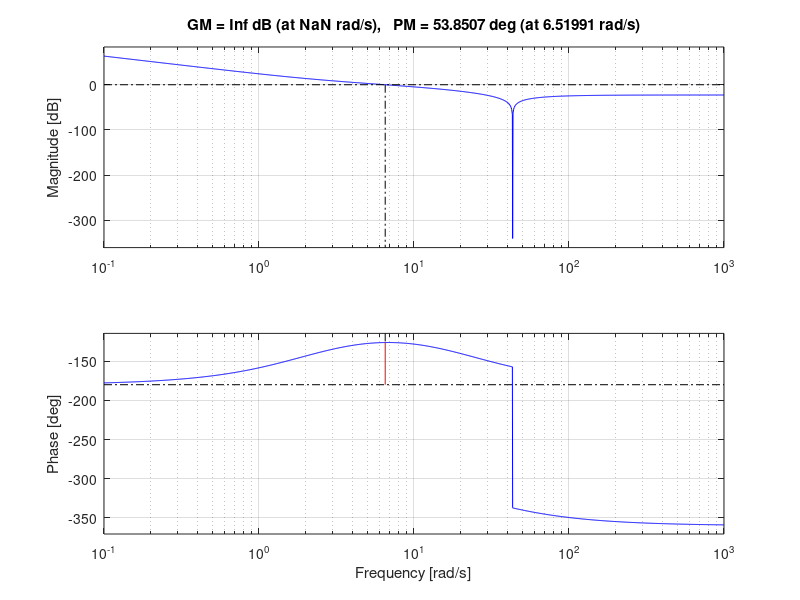
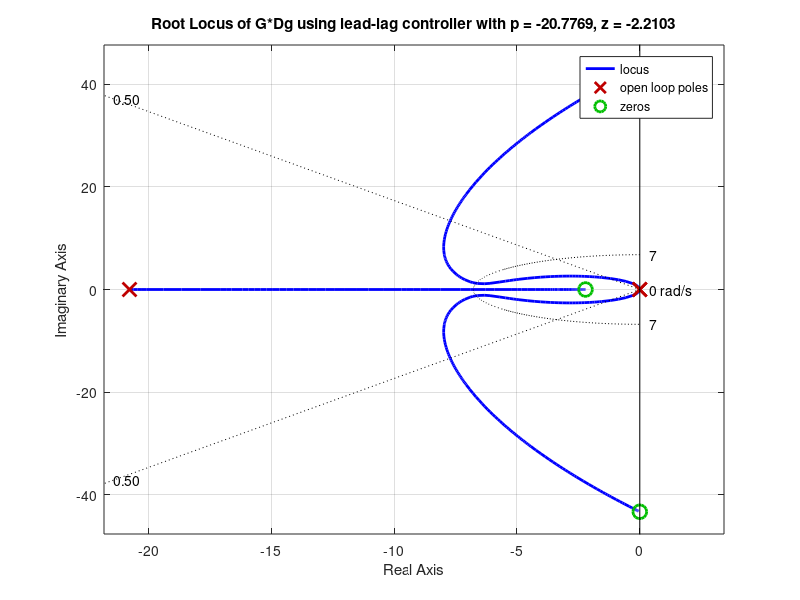
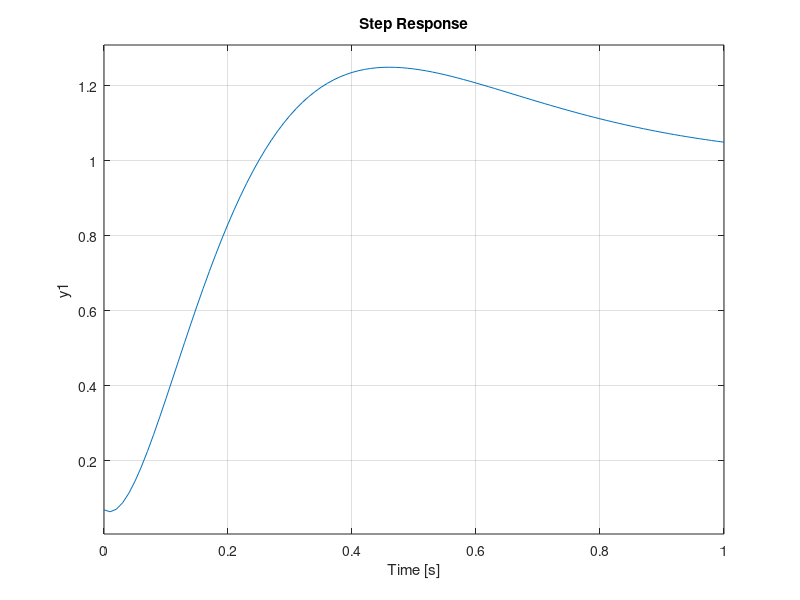

The MATLAB script that drew these images, in order: (Note: this script raises an error after producing the figures.)
%RR textbook: http://robotics.ucsd.edu/RR.pdf

% SSH Key: 192.168.7.2

close all
addpath(genpath('C:\Users\15103\MAE144_RR\RR'))

%% Define phisical properties of system
g = 9.81;% m/s^2

%Measurement of moment of inertia: https://www.youtube.com/watch?v=nwgd1CV__rs&t=342s
m = 1.315; % kg
d = 0.143;%distance from gimbal pivot to cg_tot
strrad = 0.08255;% m
strlen = 0.55;% m
Txtot = 32.35/10; % oscilation period
Tytot = 29.3/10; % oscilation period

Ixtot = m*g*Txtot^2*strrad^2/(4*pi^2*0.55);%motor on the side
Iytot = m*g*Tytot^2*strrad^2/(4*pi^2*0.55);%motor on top

%from InnerGimbalAssembly_mobile
zcgpx = 0.0305;%m z distance from pivot to cg of 2-axis gimbal assembly
Ixxp_cg = 0.0007162665;%kg*m^2 moment of inertia about cg
mpx = 0.28867;%kg

% from InnerGimbalAssembly_mobile_y
zcgpy = 0.03495;%m z distance from pivot to cg of 1-axis gimbal assembly
Iyyp_cg = 0.000701359;%kg*m^2; moment of inertia about cg
mpy = 0.25211;%kg

%parallel axis theorem to get I about pivot points
Ixp = Ixxp_cg + zcgpx^2*mpx;
Iyp = Iyyp_cg + zcgpy^2*mpy;

tau = sqrt(d/g);% time constant

F = m*g;%Thrust from propeller
s = tf('s');

G = (d*F +s^2*Ixp)/(s^2*Ixtot); % Attitude Dynamics
H = F/(m*s^2); % Translation Dynamics
J = 1/(m*s^2);% Altitude Dynamics TODO


%% Attitude controller design
%RR page 10-9
% The frequency at which the closed-loop gain falls below 0.7, and thus the output ceases to track the reference input faithfully, is the bandwidth, ωBW .


% BW  = 1/(2*pi*tau);
tr_phi = 2.2*tau;
% tr = 0.5; % Rise time % From SLC Example in RR 10-31
ts_phi = 1; % Settling time
% eq8.17
wn_phi = 1.8/tr_phi; % Natural frequency
sigma = 4.6/ts_phi;
% zeta = sigma/wn; % Damping ratio
zeta_phi = 0.5;%from max overshoot M = 0.15 RR 10-9
% wd = wn*sqrt(1-zeta^2);% Damped natural frequency
%eq 10.8
wbw = 1.4*wn_phi; % Bandwidth frequency
wg_phi = wn_phi; % Crossover frequency
% wp = 1; % Phase crossover frequency
alpha_lead_phi = 9.4; % alpha = p/z 9 good
% alpha_lag = 100;% alpha = z/p

% p = -12;
% z = -1.5;

% p = -10*wg^2;
% z = p/10;

% p = -sqrt(10*wg^2);
% z = p/10;

p_lead_phi = -wg_phi*sqrt(alpha_lead_phi);
z_lead_phi = -wg_phi/sqrt(alpha_lead_phi);
% plead = wg*sqrt(alpha_lead);
% zlead = wg/sqrt(alpha_lead);
% plag =  wg*sqrt(alpha_lag);
% zlag =  wg/sqrt(alpha_lag);

% K = 3.84;% From root locus
K_phi = 3.16;% for alpha = 9, K = 3.1
D_phi = (s-z_lead_phi)/(s-p_lead_phi);% Lead-Lag attitude controller
D1doug = (0.1859*s+1)/(0.0664*s+1);
K1doug = 1.37;
D2doug = (0.11065*s + 1)/(0.0461*s + 1);
K2doug = 0.85;
% Dg = ((s+zlead)/(s+plead))*(s+zlag)/(s+plag);
DGc = feedback(K_phi*D_phi*G,1); % closed loop

%% Position (x) Controller Design
tr_x = 10*tr_phi; % Rise time
% ts = 15; % Settling time
% M = 0.05; % Max overshoot
% % eq8.17
% wnh = 1.8/tr; % Natural frequency
% sigma = 4.6/ts;
% % zeta = sigma/wn; % Damping ratio
zeta_x = 0.7; % Max overshoot of 0.05
% wd = wn*sqrt(1-zeta^2);% Damped natural frequency
% %eq 10.8
% wbw = 1.4*wnh; % Bandwidth frequency
% wgh = wnh; % Crossover frequency
% % wp = 1; % Phase crossover 
% 
% ph = -1;
% zh = -0.1;
% % p = -sqrt(10*wg^2);
% % z = p/10;
% Kh = 0.32;% From root locus
% % Kh = 0.796;g
% 
% Dh = (s-zh)/(s-ph);% Lead-Lag position controller
% DHc = feedback(Kh*Dh*H,1); % closed loop
% 

%% Plotting

% % Plot Open Bode and Root Locus of G
% % fig1 = figure(1);
% % bode(G)
% % fig2 = figure(2);
% % rlocus(G)
% % step(G)
% 
% Plot Bode and Root Locus of GDh
fig3 = figure(3);
% bodeg = bodeplot(K*Dg*G);
margin(K_phi*D_phi*G)
% 
fig4 = figure(4);
rlocus(G*D_phi)
sgrid(zeta_phi,wn_phi)
title(['Root Locus of G*Dg using lead-lag controller with p = ', num2str(p_lead_phi), ', z = ', num2str(z_lead_phi)])

% Closed-Loop step response of D*G

figure(5)
hold on
step(DGc)
% xline(tr,'--')
yline(0.9, '--')
yline(1.02, '--')
hold off
SG = stepinfo(DGc);

figure(6)
hold on
margin(DGc)
% bodeg_closed = bodeplot(DGc);
hold off
figure(7)
hold on
rlocus(D1doug*G)
sgrid(0.7,7)
hold off
figure(8)
margin(feedback(K1doug*D1doug*G,1))

figure(9)
rlocus(D2doug*K1doug*D1doug*G)
sgrid(0.7,7)

figure(10)
margin(feedback(K2doug*D2doug*K1doug*D1doug*G,1))

figure(11)
step(feedback(K2doug*D2doug*K1doug*D1doug*G,1))
% Plot Open Bode and Root Locus of H
% fig7 = figure(7);
% bode(H)
% fig8 = figure(8);
% rlocus(H)
% % step(H)

% % Plot Bode and Root Locus of HDh
% fig9 = figure(9);
% bodeh = bodeplot(Kh*Dh*H);
% % test2 = getoptions(test);
% % test2.Ylim = {[-30, 100],[-190 300]};
% % setoptions(test,test2);
% 
% fig10 = figure(10);
% rlocus(H*Dh)
% sgrid(zetah,wnh)
% title(['Root Locus of H*Dh using lead-lag controller with p = ', num2str(ph), ', z = ', num2str(zh)])
% 
% figure(11)
% step(DHc)
% 
% % figure(12)
% % impulse(DHc)













%% Old Position Controller from v2
tr_x = 10*tr_a;% slow dynamics
%use same zeta
wn_x = 1.8/tr_x;
%use same PM

% PM1_x = 55; %PM/2;% create half of phase margin with 1st lead compensator
% a1 = (1+sind(PM1_x))/(1-sind(PM1_x));% https://www.youtube.com/watch?v=rH44ttR3G4Q time: 10:50
% b1 = 1/(wn_x*sqrt(a1));
% 
% D1_x = (a1*b1*s+1)/(b1*s+1);
% 
% figure(7)% Root Locus for uncontrolled G2
% rlocus(G_x)
% 
% figure(8)% Bode for uncontrolled G2
% margin(G_x)
% 
% figure(9)% Root Locus for 1st lead compensator
% rlocus(D1_x*G_x)
% sgrid(zeta,wn_x)
% 
% %from fig(9)
% K1_x = 0.014;
% 
% figure(10)% Open-Loop Bode for 1st lead compensator
% margin(K1_x*D1_x*G_x)
% 
% %from fig(11)
% wn2_x = 0.947;% rad/s
% PM1true_x = 53.5;% degrees
% 
% PM2_x = PM - PM1true_x;% create rest of phase margin with compensator 2
% a2 = (1+sind(PM2_x))/(1-sind(PM2_x));
% b2 = 1/(wn2_x*sqrt(a2));
% 
% D2_x = (a2*b2*s+1)/(b2*s+1);
% 
% figure(12) % Root Locus for 2nd lead compensator
% rlocus(D2_x*K1_x*D1_x*G_x)
% sgrid(zeta,wn_x)
% 
% %from fig(12)
% K2_x = 1.15;
% 
% figure(13) % Open-Loop Bode for 2nd lead compensator
% margin(K2_x*D2_x*K1_x*D1_x*G_x)
% 
% %from fig(14)
% PM2true_x = 73.9;% degrees
% 
% outer_closed = feedback(K2_x*D2_x*K1_x*D1_x*G_x,1);
% 
% figure(15) % Step Response
% step(outer_closed)
% SG_x = stepinfo(outer_closed);
% 
% outer_slc = feedback(K2_x*D2_x*K1_x*D1_x*G_x_slc,1);
% 
% figure(16) % Step Response
% step(outer_slc)
% SG_slc = stepinfo(outer_slc);


